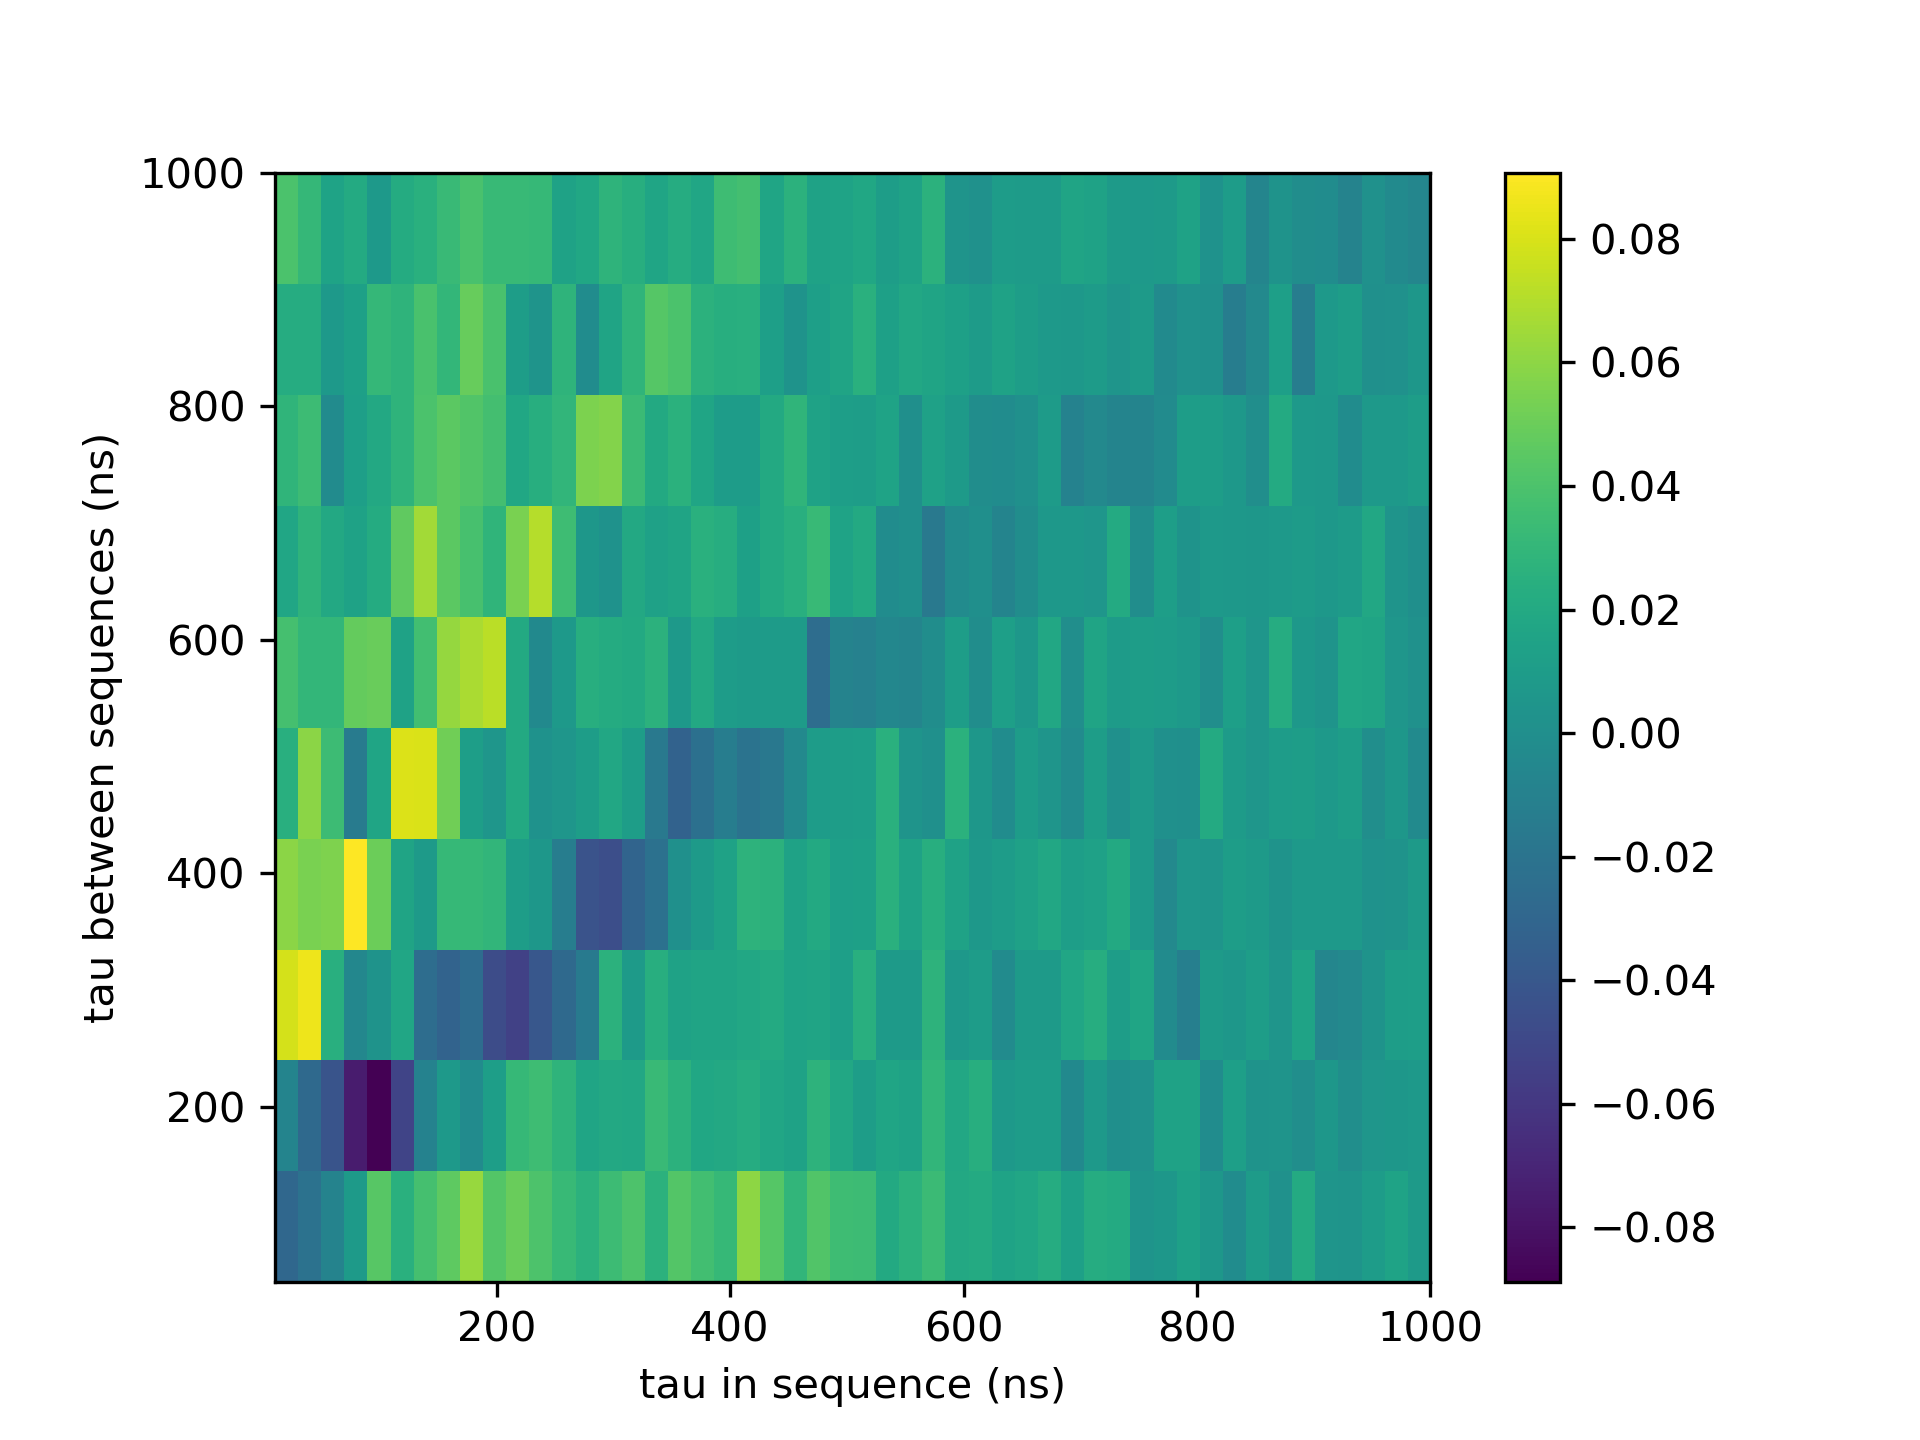

The script that saved this image:
import os

import matplotlib.pyplot as plt
import numpy as np

import utility.mat_handling as mat


def main():
    path = '//nas.ads.mwn.de/TUZE/wsi/e24/ReinhardLab/data_setup_nv1/180426_D17_deer_correlation_debugging/mes_series_004'
    names = relevant_filenames(name='mes_{:03}.mat', ind_min=0, ind_max=9)
    taus = get_taus(names, path)
    differences = get_differences(names, path)
    plt.imshow(differences, extent=[taus[0], taus[-1], 50, 1000], origin='lower')
    plt.xlabel('tau in sequence (ns)')
    plt.ylabel('tau between sequences (ns)')
    plt.colorbar()
    plt.savefig('hahn_deer_correlation.png', dpi=300)


def get_taus(names, path):
    fullname = os.path.join(path, names[0])
    mat_file = mat.load_mat_file(fullname)
    taus = mat.extract_property(mat_file, 'taus')
    return taus


def get_differences(names, path):
    differences = []
    for fname in names:
        fullname = os.path.join(path, fname)
        mat_file = mat.load_mat_file(fullname)
        difference = mat.extract_difference(mat_file)
        differences.append(difference)
    differences = np.array(differences)
    return differences


def relevant_filenames(name, ind_min, ind_max):
    names = []
    for i in range(ind_min, ind_max + 1):
        names.append(name.format(i))
    return names


if __name__ == '__main__':
    main()
